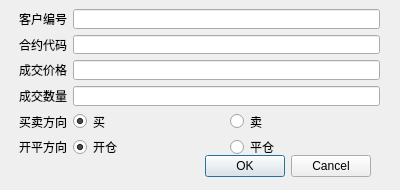
<?xml version="1.0" encoding="UTF-8"?>
<ui version="4.0">
 <class>orderPlaceDialog</class>
 <widget class="QDialog" name="orderPlaceDialog">
  <property name="geometry">
   <rect>
    <x>0</x>
    <y>0</y>
    <width>400</width>
    <height>190</height>
   </rect>
  </property>
  <property name="windowTitle">
   <string>委托下单</string>
  </property>
  <widget class="QDialogButtonBox" name="buttonBox">
   <property name="geometry">
    <rect>
     <x>30</x>
     <y>150</y>
     <width>341</width>
     <height>32</height>
    </rect>
   </property>
   <property name="orientation">
    <enum>Qt::Horizontal</enum>
   </property>
   <property name="standardButtons">
    <set>QDialogButtonBox::Cancel|QDialogButtonBox::Ok</set>
   </property>
  </widget>
  <widget class="QWidget" name="formLayoutWidget">
   <property name="geometry">
    <rect>
     <x>19</x>
     <y>9</y>
     <width>361</width>
     <height>148</height>
    </rect>
   </property>
   <layout class="QFormLayout" name="formLayout">
    <property name="fieldGrowthPolicy">
     <enum>QFormLayout::AllNonFixedFieldsGrow</enum>
    </property>
    <item row="0" column="0">
     <widget class="QLabel" name="clientidLabel">
      <property name="text">
       <string>客户编号</string>
      </property>
     </widget>
    </item>
    <item row="0" column="1">
     <widget class="QLineEdit" name="clientidLineEdit">
      <property name="readOnly">
       <bool>true</bool>
      </property>
     </widget>
    </item>
    <item row="2" column="0">
     <widget class="QLabel" name="priceLabel">
      <property name="text">
       <string>成交价格</string>
      </property>
     </widget>
    </item>
    <item row="2" column="1">
     <widget class="QLineEdit" name="priceLineEdit"/>
    </item>
    <item row="3" column="0">
     <widget class="QLabel" name="quantLabel">
      <property name="text">
       <string>成交数量</string>
      </property>
     </widget>
    </item>
    <item row="3" column="1">
     <widget class="QLineEdit" name="quantLineEdit"/>
    </item>
    <item row="4" column="0">
     <widget class="QLabel" name="longShortLabel">
      <property name="text">
       <string>买卖方向</string>
      </property>
     </widget>
    </item>
    <item row="4" column="1">
     <layout class="QHBoxLayout" name="horizontalLayout">
      <item>
       <widget class="QRadioButton" name="longRadioButton">
        <property name="acceptDrops">
         <bool>false</bool>
        </property>
        <property name="text">
         <string>买</string>
        </property>
        <property name="checked">
         <bool>true</bool>
        </property>
        <attribute name="buttonGroup">
         <string notr="true">buttonGroup</string>
        </attribute>
       </widget>
      </item>
      <item>
       <widget class="QRadioButton" name="shortRadioButton">
        <property name="text">
         <string>卖</string>
        </property>
        <attribute name="buttonGroup">
         <string notr="true">buttonGroup</string>
        </attribute>
       </widget>
      </item>
     </layout>
    </item>
    <item row="5" column="0">
     <widget class="QLabel" name="openOffsetLabel">
      <property name="text">
       <string>开平方向</string>
      </property>
     </widget>
    </item>
    <item row="5" column="1">
     <layout class="QHBoxLayout" name="horizontalLayout_2">
      <item>
       <widget class="QRadioButton" name="openRadioButton">
        <property name="text">
         <string>开仓</string>
        </property>
        <property name="checked">
         <bool>true</bool>
        </property>
        <attribute name="buttonGroup">
         <string notr="true">buttonGroup_2</string>
        </attribute>
       </widget>
      </item>
      <item>
       <widget class="QRadioButton" name="offsetRadioButton">
        <property name="text">
         <string>平仓</string>
        </property>
        <property name="autoExclusive">
         <bool>true</bool>
        </property>
        <attribute name="buttonGroup">
         <string notr="true">buttonGroup_2</string>
        </attribute>
       </widget>
      </item>
     </layout>
    </item>
    <item row="1" column="0">
     <widget class="QLabel" name="instrCodeLabel">
      <property name="text">
       <string>合约代码</string>
      </property>
     </widget>
    </item>
    <item row="1" column="1">
     <widget class="QLineEdit" name="instrCodeLineEdit"/>
    </item>
   </layout>
  </widget>
 </widget>
 <resources/>
 <connections>
  <connection>
   <sender>buttonBox</sender>
   <signal>accepted()</signal>
   <receiver>orderPlaceDialog</receiver>
   <slot>accept()</slot>
   <hints>
    <hint type="sourcelabel">
     <x>248</x>
     <y>254</y>
    </hint>
    <hint type="destinationlabel">
     <x>157</x>
     <y>274</y>
    </hint>
   </hints>
  </connection>
  <connection>
   <sender>buttonBox</sender>
   <signal>rejected()</signal>
   <receiver>orderPlaceDialog</receiver>
   <slot>reject()</slot>
   <hints>
    <hint type="sourcelabel">
     <x>316</x>
     <y>260</y>
    </hint>
    <hint type="destinationlabel">
     <x>286</x>
     <y>274</y>
    </hint>
   </hints>
  </connection>
 </connections>
 <buttongroups>
  <buttongroup name="buttonGroup_2"/>
  <buttongroup name="buttonGroup"/>
 </buttongroups>
</ui>
